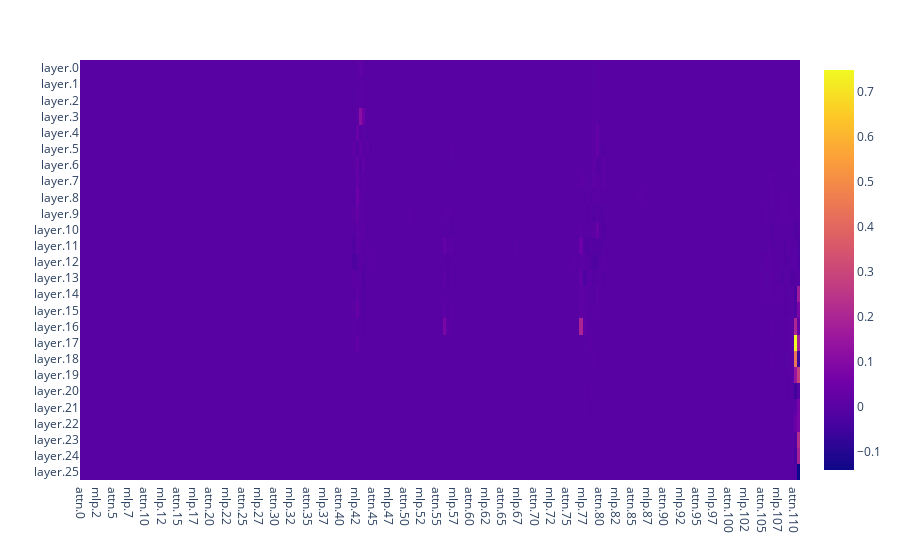

Source (notebook cell):
### Code cell
ylabel = [f"layer.{i}" for i in range(0, gemma2b.config.num_hidden_layers)]
xlabel = [f"{comp_type}.{i}" for i in range(0, int(logit_effect.size(-1)/2)) for comp_type in ["attn", "mlp"]]
fig = px.imshow(logit_effect, x=xlabel, y=ylabel, aspect='auto')
fig.show()

### Figure 1 — Plotly figure (JSON) as saved in the notebook; plotly's stock layout.template omitted (floating-point values rounded to 4 significant figures; data arrays with more than 128 entries replaced by an {"elided": "..."} marker saying what was removed)
{"data": [{"coloraxis": "coloraxis", "hovertemplate": "x: %{x}<br>y: %{y}<br>color: %{z}<extra></extra>", "name": "0", "type": "heatmap", "x": {"elided": "222 str values"}, "xaxis": "x", "y": ["layer.0", "layer.1", "layer.2", "layer.3", "layer.4", "layer.5", "layer.6", "layer.7", "layer.8", "layer.9", "layer.10", "layer.11", "layer.12", "layer.13", "layer.14", "layer.15", "layer.16", "layer.17", "layer.18", "layer.19", "layer.20", "layer.21", "layer.22", "layer.23", "layer.24", "layer.25"], "yaxis": "y", "z": {"elided": "26x222 float values"}}], "layout": {"coloraxis": {"colorscale": [[0, "#0d0887"], [0.1111, "#46039f"], [0.2222, "#7201a8"], [0.3333, "#9c179e"], [0.4444, "#bd3786"], [0.5556, "#d8576b"], [0.6667, "#ed7953"], [0.7778, "#fb9f3a"], [0.8889, "#fdca26"], [1, "#f0f921"]]}, "margin": {"t": 60}, "xaxis": {"anchor": "y", "domain": [0, 1]}, "yaxis": {"anchor": "x", "autorange": "reversed", "domain": [0, 1]}}}
